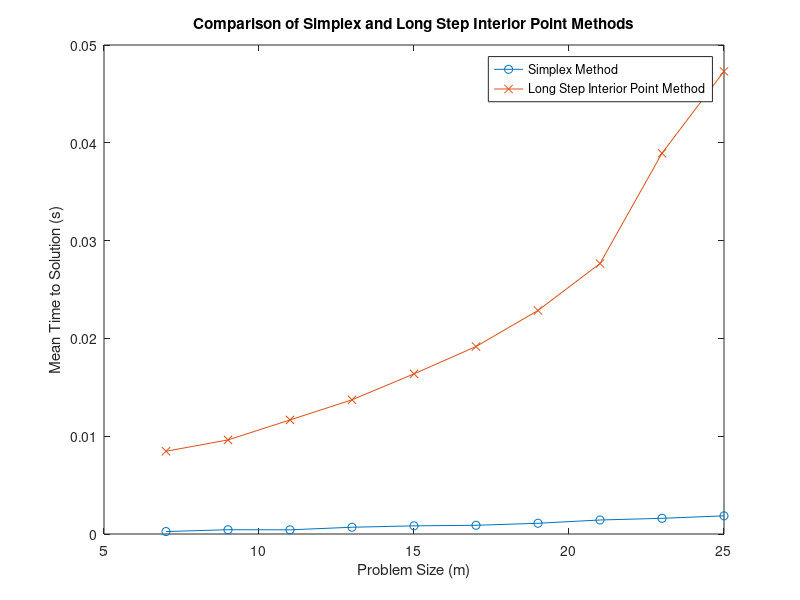

This chart was generated by the following MATLAB code:
function compare_methods()
    ms = [7, 9, 11,13, 15, 17, 19, 21, 23, 25];
    num_instances = 10;
    max_steps = 100;

    mean_times_simplex = zeros(length(ms), 1);
    mean_times_interior_point = zeros(length(ms), 1);

    for idx = 1:length(ms)
        m = ms(idx);
        n = 2 * m;
        times_simplex = zeros(num_instances, 1);
        times_interior_point = zeros(num_instances, 1);

        for instance = 1:num_instances
            rng(instance);
            A = randn(m, n);
            e = ones(n, 1);
            b = A * e;
            u = rand(n, 1);
            c = e + 100 * u;

            % Run simplex method
            [~, elapsed_time_simplex, ~, ~] = run_simplex(A, b, c, m, n, max_steps);
            times_simplex(instance) = elapsed_time_simplex;

            % Run long step interior point method
            x0 = e;
            lambda0 = zeros(m, 1);
            s0 = c - A' * lambda0;
            [~, elapsed_time_interior_point, ~] = long_step_interior_point(A, b, c, x0, lambda0, s0, 0.5, 1e-8, 100);
            times_interior_point(instance) = elapsed_time_interior_point;
        end

        % Compute mean times for each method
        mean_times_simplex(idx) = mean(times_simplex);
        mean_times_interior_point(idx) = mean(times_interior_point);
    end

    % Plot the results
    figure;
    plot(ms, mean_times_simplex, '-o', 'DisplayName', 'Simplex Method');
    hold on;
    plot(ms, mean_times_interior_point, '-x', 'DisplayName', 'Long Step Interior Point Method');
    hold off;
    xlabel('Problem Size (m)');
    ylabel('Mean Time to Solution (s)');
    title('Comparison of Simplex and Long Step Interior Point Methods');
    legend;
end

function [x, elapsed_time, is_optimal] = long_step_interior_point(A, b, c, x0, lambda0, s0, gamma, tol, max_iter)
    tic;  
    [m, n] = size(A);
    x = x0;
    lambd = lambda0;
    s = s0;
    is_optimal = false;

    for i = 1:max_iter
        % Compute residuals
        r_b = A * x - b;
        r_c = A' * lambd + s - c;
        r_xs = x .* s;  

        mu = sum(r_xs) / n;

        delta_xs = -x .* s + gamma * mu * ones(n, 1);

        % Solve for direction
        [delta_x, delta_lambda, delta_s] = solve_direction(A, x, s, r_b, r_c, delta_xs);

        % Compute step length
        alpha_x = min(-x(delta_x < 0) ./ delta_x(delta_x < 0));  
        alpha_s = min(-s(delta_s < 0) ./ delta_s(delta_s < 0));  
        alpha = min(1, 0.9 * min(alpha_x, alpha_s));

        x = x + alpha * delta_x;
        lambd = lambd + alpha * delta_lambda;
        s = s + alpha * delta_s;

        % Check convergence
        if norm(r_b) < tol && norm(r_c) < tol && mu < tol
            is_optimal = true;
            break;
        end
    end

    elapsed_time = toc;  
end

function [delta_x, delta_lambda, delta_s] = solve_direction(A, x, s, r_b, r_c, delta_xs)
    [m, n] = size(A);
    % Create block matrix for KKT conditions
    M = [zeros(n, n), A', eye(n); A, zeros(m, m), zeros(m, n); diag(s), zeros(n, m), diag(x)];
    % Solve for direction
    rhs = [-r_c; -r_b; -delta_xs];
    direction = M \ rhs;
    % Extract directions
    delta_x = direction(1:n);
    delta_lambda = direction(n+1:n+m);
    delta_s = direction(n+m+1:end);
end


function [x, elapsed_time, is_optimal, is_degenerate] = run_simplex(A, b, c, m, n, max_steps)
    B_indices = 1:m;
    N_indices = (m+1):n;
    B = A(:, B_indices);
    N = A(:, N_indices);
    cB = c(B_indices);
    cN = c(N_indices);
    xB = B \ b;
    is_optimal = false;
    elapsed_time = 0;
    is_degenerate = false;

    tic;
    step_count = 0;
    while step_count < max_steps
        [p, q, is_optimal, is_unbounded, is_degenerate] = simplex_step(B, N, cB, cN, xB);
        
        % break if optimal solution is found or problem is unbounded
        if is_optimal || is_unbounded || is_degenerate
            break;
        end
        
        % update matrices B and N, and cost vectors cB and cN
        entering = N_indices(q);
        leaving = B_indices(p);
        B(:, p) = N(:, q);
        N(:, q) = full(sparse(p, 1, 1, m, 1));  
        B_indices(p) = entering;
        N_indices(q) = leaving;
        cB(p) = cN(q);
        cN(q) = c(leaving);
        xB = B \ b;
        
        % increment step count
        step_count = step_count + 1;
    end

    elapsed_time = toc;

    % construct the full solution vector
    x = zeros(n, 1);
    x(B_indices) = xB;

    % if the maximum number of steps was reached without finding an optimal solution
    if step_count >= max_steps
        disp('Maximum number of steps reached without finding an optimal solution.');
        is_optimal = false;
    end
end

function [p, q, is_optimal, is_unbounded, is_degenerate] = simplex_step(B, N, cB, cN, xB)
    is_degenerate = false;  % initialize the flag for degeneracy
    lambda = B' \ cB;       % compute dual variables
    sN = cN - (N' * lambda); % compute reduced costs

    if all(sN >= 0)         % if all reduced costs are non-negative, we're done
        p = -1; q = -1; is_optimal = true; is_unbounded = false;
        return;
    end

    [min_sN, q] = min(sN);  
    Aq = N(:, q);     
    dq = B \ Aq;           

    if all(dq <= 0)         
        p = -1; q = -1; is_optimal = false; is_unbounded = true;
        return;
    end

    theta = xB ./ dq;       % maximum step we can take in the direction dq
    theta(dq <= 0) = Inf;   % set it to Inf where dq is non-positive to avoid division by zero
    [min_theta, p] = min(theta); 

    % check for degeneracy that if there's more than one minimum theta, it's degenerate
    is_degenerate = sum(theta == min_theta) > 1;

    if ~is_degenerate       % If not degenerate, perform the pivot
        xB = xB - dq * min_theta; 
        xB(p) = min_theta;    
        is_optimal = false;       % haven't yet checked optimality
        is_unbounded = false;     % haven't yet checked unboundedness
    else
        % if degenerate, do not pivot; report back to the calling function
        is_optimal = false;
        is_unbounded = false;
    end
end



